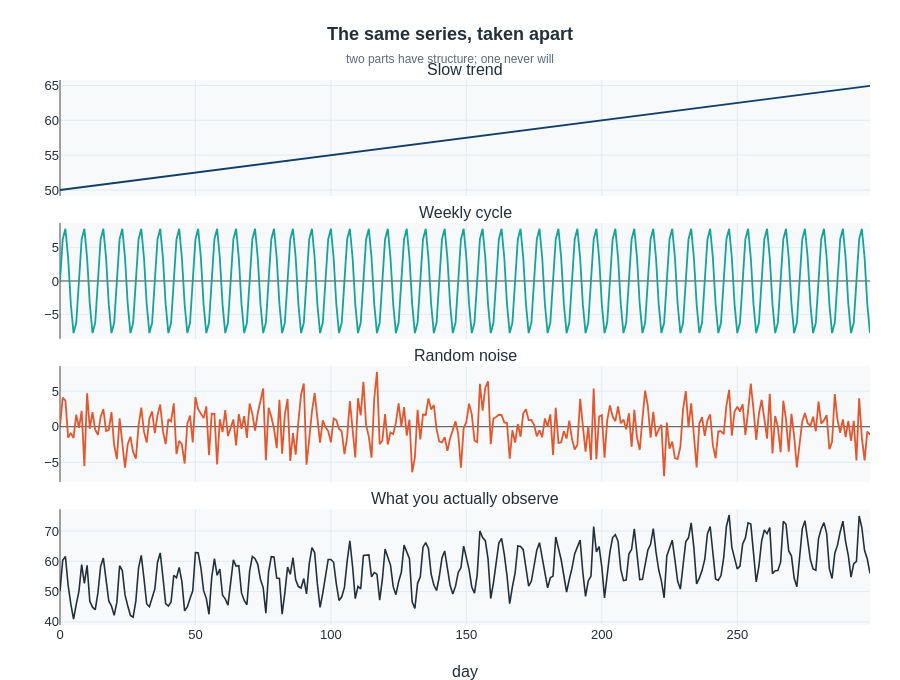

Notebook source saved alongside this figure:
### Markdown cell above
## Part 1 — A series is made of parts

Our example is daily electricity demand for a small town: 300 days of it. We are going to
pretend we do not know how it was made, and try to forecast tomorrow from the past.

But since *we* built it, we can look inside. It is exactly three things added together:

$$\text{demand}_t = \underbrace{\text{slow trend}}_{\text{predictable}} + \underbrace{\text{weekly cycle}}_{\text{predictable}} + \underbrace{\text{random noise}}_{\text{never predictable}}$$

Hold on to that third term. **No model, however sophisticated, can forecast the noise.**
It is the part of tomorrow that has not been decided yet. Almost every disappointment in
applied forecasting is somebody expecting a model to predict it anyway.

### Code cell
SEED = 11
rng = np.random.default_rng(SEED)
n = 300
t = np.arange(n)

trend  = 50 + 0.05 * t                       # slow growth
weekly = 8 * np.sin(2 * np.pi * t / 7)       # the working week
noise  = rng.normal(0, 3, n)                 # genuinely unpredictable
demand = trend + weekly + noise
signal = trend + weekly                      # the part that COULD be forecast

fig = make_subplots(rows=4, cols=1, shared_xaxes=True, vertical_spacing=0.05,
                    subplot_titles=("Slow trend", "Weekly cycle", "Random noise",
                                    "What you actually observe"))
for r, (y, c, nm) in enumerate([(trend, COL[0], "trend"), (weekly, COL[2], "weekly"),
                                (noise, COL[1], "noise")], start=1):
    fig.add_trace(go.Scatter(y=y, mode="lines", line=dict(color=c, width=1.8), name=nm), row=r, col=1)
fig.add_trace(go.Scatter(y=demand, mode="lines", line=dict(color="#22303C", width=1.6),
                         name="demand"), row=4, col=1)
fig.update_layout(height=680, showlegend=False,
                  title="<b>The same series, taken apart</b><br><span style='font-size:12px;"
                        "color:#5A6B7B'>two parts have structure; one never will</span>")
fig.update_xaxes(title_text="day", row=4, col=1)
fig.show()

print(f"Variance of the predictable part : {signal.var():7.2f}")
print(f"Variance of the noise            : {noise.var():7.2f}   <- nobody gets this")

### Figure 1 — Plotly figure (JSON) as saved in the notebook; plotly's stock layout.template omitted (floating-point values rounded to 4 significant figures; data arrays with more than 128 entries replaced by an {"elided": "..."} marker saying what was removed)
{"data": [{"line": {"color": "#123F69", "width": 1.8}, "mode": "lines", "name": "trend", "type": "scatter", "xaxis": "x", "y": {"elided": "300 float values"}, "yaxis": "y"}, {"line": {"color": "#17A398", "width": 1.8}, "mode": "lines", "name": "weekly", "type": "scatter", "xaxis": "x2", "y": {"elided": "300 float values"}, "yaxis": "y2"}, {"line": {"color": "#E4572E", "width": 1.8}, "mode": "lines", "name": "noise", "type": "scatter", "xaxis": "x3", "y": {"elided": "300 float values"}, "yaxis": "y3"}, {"line": {"color": "#22303C", "width": 1.6}, "mode": "lines", "name": "demand", "type": "scatter", "xaxis": "x4", "y": {"elided": "300 float values"}, "yaxis": "y4"}], "layout": {"annotations": [{"font": {"size": 16}, "showarrow": false, "text": "Slow trend", "x": 0.5, "xanchor": "center", "xref": "paper", "y": 1, "yanchor": "bottom", "yref": "paper"}, {"font": {"size": 16}, "showarrow": false, "text": "Weekly cycle", "x": 0.5, "xanchor": "center", "xref": "paper", "y": 0.7375, "yanchor": "bottom", "yref": "paper"}, {"font": {"size": 16}, "showarrow": false, "text": "Random noise", "x": 0.5, "xanchor": "center", "xref": "paper", "y": 0.475, "yanchor": "bottom", "yref": "paper"}, {"font": {"size": 16}, "showarrow": false, "text": "What you actually observe", "x": 0.5, "xanchor": "center", "xref": "paper", "y": 0.2125, "yanchor": "bottom", "yref": "paper"}], "height": 680, "showlegend": false, "title": {"text": "<b>The same series, taken apart</b><br><span style='font-size:12px;color:#5A6B7B'>two parts have structure; one never will</span>"}, "xaxis": {"anchor": "y", "domain": [0, 1], "matches": "x4", "showticklabels": false}, "xaxis2": {"anchor": "y2", "domain": [0, 1], "matches": "x4", "showticklabels": false}, "xaxis3": {"anchor": "y3", "domain": [0, 1], "matches": "x4", "showticklabels": false}, "xaxis4": {"anchor": "y4", "domain": [0, 1], "title": {"text": "day"}}, "yaxis": {"anchor": "x", "domain": [0.7875, 1]}, "yaxis2": {"anchor": "x2", "domain": [0.525, 0.7375]}, "yaxis3": {"anchor": "x3", "domain": [0.2625, 0.475]}, "yaxis4": {"anchor": "x4", "domain": [0, 0.2125]}}}
